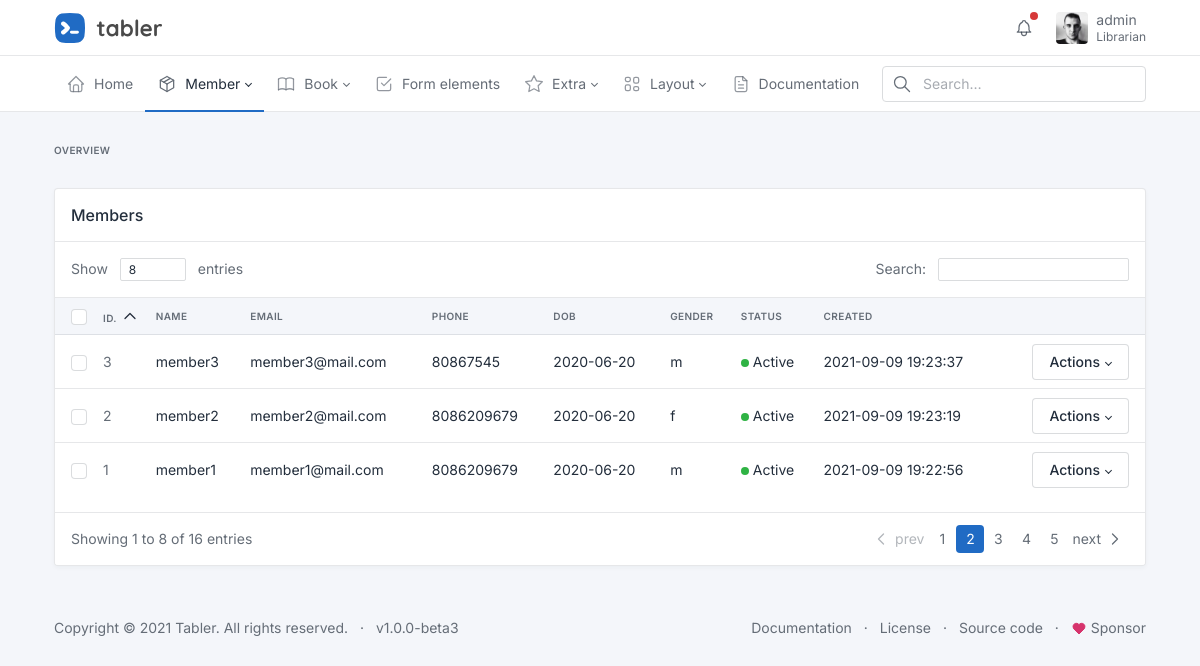
/member/manage (signed in), run on the app's committed database.
### tables this page shows
CREATE TABLE user (
  id INTEGER PRIMARY KEY AUTOINCREMENT,
  username TEXT UNIQUE NOT NULL,
  password TEXT NOT NULL
);

CREATE TABLE members (
  id INTEGER PRIMARY KEY AUTOINCREMENT,
  name TEXT NOT NULL,
  status BOOLEAN DEFAULT TRUE,
  phone TEXT NOT NULL,
  email TEXT NOT NULL,
  dob DATE NOT NULL,
  gender CHARACTER(1),
  address TEXT NOT NULL,
  created_at TIMESTAMP NOT NULL DEFAULT CURRENT_TIMESTAMP
);

### flaskr/member.py (the view)
@bp.route('/manage')
@login_required
def manage():
    db = get_db()
    members = get_members()
    return render_template('member/manage.html', members_list=members)

### flaskr/auth.py (called while the page is built)
@bp.before_app_request
def load_logged_in_user():
    user_id = session.get('user_id')
    if user_id is None:
        g.user = None
    else:
        g.user = get_db().execute(
            'SELECT * FROM user WHERE id = ?', (user_id,)
        ).fetchone()

def login_required(view):
    @functools.wraps(view)
    def wrapped_view(**kwargs):
        if g.user is None:
            return redirect(url_for('auth.login'))
        return view(**kwargs)
    return wrapped_view

### flaskr/db.py (called while the page is built)
def get_db():
    if 'db' not in g:
        g.db = sqlite3.connect(
            current_app.config['DATABASE'],
            detect_types=sqlite3.PARSE_DECLTYPES
        )
        g.db.row_factory = sqlite3.Row
    return g.db

### flaskr/member.py (called while the page is built)
def get_members():
    db = get_db()
    members = db.execute(
        'SELECT id,name,status,phone,email,dob,gender,address,created_at'
        ' FROM members'
        ' ORDER BY created_at DESC'
    ).fetchall()
    return members

### flaskr/templates/member/manage.html (shortened to what this page needs)
{% extends 'dashboard-base.html' %}
{% block content %}
<div class="page-body">
  <div class="container-xl">
    <div class="row row-deck row-cards">
      <div class="col-12">
        <div class="card">
          <div class="card-header">
            <h3 class="card-title">Members</h3>
          </div>
          <div class="card-body border-bottom py-3">
            <div class="d-flex">
              <div class="text-muted">
                Show
                <div class="mx-2 d-inline-block">
                  <input type="text" class="form-control form-control-sm" value="8" size="3" aria-label="Invoices count">
                </div>
                entries
              </div>
              <div class="ms-auto text-muted">
                Search:
                <div class="ms-2 d-inline-block">
                  <input type="text" class="form-control form-control-sm" aria-label="Search invoice">
                </div>
              </div>
            </div>
          </div>
          <div class="table-responsive">
            <table class="table card-table table-vcenter text-nowrap datatable">
              <thead>
                <tr>
                  <th class="w-1"><input class="form-check-input m-0 align-middle" type="checkbox" aria-label="Select all invoices"></th>
                  <th class="w-1">Id.
                    <svg xmlns="http://www.w3.org/2000/svg" class="icon icon-sm text-dark icon-thick" width="24" height="24" viewBox="0 0 24 24" stroke-width="2" stroke="currentColor" fill="none" stroke-linecap="round" stroke-linejoin="round"><path stroke="none" d="M0 0h24v24H0z" fill="none"/><polyline points="6 15 12 9 18 15" /></svg>
                  </th>
                  <th>Name</th>
                  <th>Email</th>
                  <th>Phone</th>
                  <th>Dob</th>
                  <th>Gender</th>
                  <th>Status</th>
                  <th>Created</th>
                  <th></th>
                </tr>
              </thead>
              <tbody>
                {% for member in members_list %}
                <tr>
                  <td><input class="form-check-input m-0 align-middle" type="checkbox" aria-label="Select invoice"></td>
                  <td><span class="text-muted">{{ member['id'] }}</span></td>
                  <td><a href="invoice.html" class="text-reset" tabindex="-1">{{ member['name'] }}</a></td>
                  <td>
                    {{ member['email'] }}
                  </td>
                  <td>
                    {{ member['phone'] }}
                  </td>
                  <td>
                    {{ member['dob'] }}
                  </td>
                  <td>
                    {{ member['gender'] }}
                  </td>
                  <td>
                    {% if member['status'] %}
                      <span class="badge bg-success me-1"></span>Active</span>
                    {% else %}
                      <span class="badge bg-red me-1"></span>Inactive</span>
                    {% endif %}
                  </td>
                  <td>
                    {{ member['created_at'] }}
                  </td>
                  <td class="text-end">
                    <span class="dropdown">
                      <button class="btn dropdown-toggle align-text-top" data-bs-boundary="viewport" data-bs-toggle="dropdown">Actions</button>
                    </span>
                  </td>
                </tr>
                {% endfor %}
              </tbody>
            </table>
          </div>
          <div class="card-footer d-flex align-items-center">
            <p class="m-0 text-muted">Showing <span>1</span> to <span>8</span> of <span>16</span> entries</p>
            <ul class="pagination m-0 ms-auto">
              <li class="page-item disabled">
                <a class="page-link" href="#" tabindex="-1" aria-disabled="true">
                  <svg xmlns="http://www.w3.org/2000/svg" class="icon" width="24" height="24" viewBox="0 0 24 24" stroke-width="2" stroke="currentColor" fill="none" stroke-linecap="round" stroke-linejoin="round"><path stroke="none" d="M0 0h24v24H0z" fill="none"/><polyline points="15 6 9 12 15 18" /></svg>
                  prev
                </a>
              </li>
              <li class="page-item"><a class="page-link" href="#">1</a></li>
              <li class="page-item active"><a class="page-link" href="#">2</a></li>
              <li class="page-item"><a class="page-link" href="#">3</a></li>
              <li class="page-item"><a class="page-link" href="#">4</a></li>
              <li class="page-item"><a class="page-link" href="#">5</a></li>
              <li class="page-item">
                <a class="page-link" href="#">
                  next
                  <svg xmlns="http://www.w3.org/2000/svg" class="icon" width="24" height="24" viewBox="0 0 24 24" stroke-width="2" stroke="currentColor" fill="none" stroke-linecap="round" stroke-linejoin="round"><path stroke="none" d="M0 0h24v24H0z" fill="none"/><polyline points="9 6 15 12 9 18" /></svg>
                </a>
              </li>
            </ul>
          </div>
        </div>
      </div>
    </div>
  </div>
</div>
{% endblock %}

### flaskr/templates/dashboard-base.html (shortened to what this page needs)
<!doctype html>
<html lang="en">
  <head>
    <link href="{{ url_for('static', filename='dist/css/tabler.min.css') }}" rel="stylesheet"/>
    <link href="{{ url_for('static', filename='dist/css/tabler-flags.min.css') }}" rel="stylesheet"/>
    <link href="{{ url_for('static', filename='dist/css/tabler-payments.min.css') }}" rel="stylesheet"/>
    <link href="{{ url_for('static', filename='dist/css/tabler-vendors.min.css') }}" rel="stylesheet"/>
    <link href="{{ url_for('static', filename='dist/css/demo.min.css') }}" rel="stylesheet"/>
  </head>
<body class="antialiased">
  <div class="wrapper">
    <div class="sticky-top">
      <header class="navbar navbar-expand-md navbar-light sticky-top d-print-none">
        <div class="container-xl">
          <h1 class="navbar-brand navbar-brand-autodark d-none-navbar-horizontal pe-0 pe-md-3">
            <a href=".">
              <img src="/static/static/logo.svg" width="110" height="32" alt="Tabler" class="navbar-brand-image">
            </a>
          </h1>
          <div class="navbar-nav flex-row order-md-last">
            <div class="nav-item dropdown d-none d-md-flex me-3">
              <a href="#" class="nav-link px-0" data-bs-toggle="dropdown" tabindex="-1" aria-label="Show notifications">
                <span class="badge bg-red"></span>
              </a>
            </div>
            <div class="nav-item dropdown">
              {% if g.user %}
                <a href="#" class="nav-link d-flex lh-1 text-reset p-0" data-bs-toggle="dropdown" aria-label="Open user menu">
                  <span class="avatar avatar-sm" style="background-image: url(/static/static/avatars/000m.jpg)"></span>
                  <div class="d-none d-xl-block ps-2">
                    <div>{{ g.user['username'] }}</div>
                    <div class="mt-1 small text-muted">Librarian</div>
                  </div>
                </a>
              {% endif %}
            </div>
          </div>
        </div>
      </header>
      <div class="navbar-expand-md">
        <div class="collapse navbar-collapse" id="navbar-menu">
          <div class="navbar navbar-light">
            <div class="container-xl">
              <ul class="navbar-nav">
                <li class="nav-item {% if request.blueprint=='home' %} active {% endif %}" >
                  <a class="nav-link" href="{{ url_for('index') }}" >
                    <span class="nav-link-icon d-md-none d-lg-inline-block">
                    </span>
                    <span class="nav-link-title">
                      Home
                    </span>
                  </a>
                </li>
                <li class="nav-item dropdown {% if request.blueprint=='member' %} active {% endif %}">
                  <a class="nav-link dropdown-toggle" href="#navbar-base" data-bs-toggle="dropdown" role="button" aria-expanded="false" >
                    <span class="nav-link-icon d-md-none d-lg-inline-block">
                    </span>
                    <span class="nav-link-title">
                      Member
                    </span>
                  </a>
                </li>
                <li class="nav-item dropdown {% if request.blueprint=='book' %} active {% endif %}">
                  <a class="nav-link dropdown-toggle" href="#navbar-base" data-bs-toggle="dropdown" role="button" aria-expanded="false" >
                    <span class="nav-link-icon d-md-none d-lg-inline-block">
                    </span>
                    <span class="nav-link-title">
                      Book
                    </span>
                  </a>
                </li>
                <li class="nav-item">
                  <a class="nav-link" href="./form-elements.html" >
                    <span class="nav-link-icon d-md-none d-lg-inline-block">
                    </span>
                    <span class="nav-link-title">
                      Form elements
                    </span>
                  </a>
                </li>
                <li class="nav-item dropdown">
                  <a class="nav-link dropdown-toggle" href="#navbar-extra" data-bs-toggle="dropdown" role="button" aria-expanded="false" >
                    <span class="nav-link-icon d-md-none d-lg-inline-block">
                    </span>
                    <span class="nav-link-title">
                      Extra
                    </span>
                  </a>
                </li>
                <li class="nav-item dropdown">
                  <a class="nav-link dropdown-toggle" href="#navbar-layout" data-bs-toggle="dropdown" role="button" aria-expanded="false" >
                    <span class="nav-link-icon d-md-none d-lg-inline-block">
                    </span>
                    <span class="nav-link-title">
                      Layout
                    </span>
                  </a>
                </li>
                <li class="nav-item">
                  <a class="nav-link" href="./docs/index.html" >
                    <span class="nav-link-icon d-md-none d-lg-inline-block">
                    </span>
                    <span class="nav-link-title">
                      Documentation
                    </span>
                  </a>
                </li>
              </ul>
              <div class="my-2 my-md-0 flex-grow-1 flex-md-grow-0 order-first order-md-last">
                <form action="." method="get">
                  <div class="input-icon">
                    <span class="input-icon-addon">
                    </span>
                    <input type="text" class="form-control" placeholder="Search…" aria-label="Search in website">
                  </div>
                </form>
              </div>
            </div>
          </div>
        </div>
      </div>
    </div>
    <div class="page-wrapper">
      <div class="container-xl">
        <div class="page-header d-print-none">
          <div class="row align-items-center">
            <div class="col">
              <div class="page-pretitle">
                Overview
              </div>
            </div>
          </div>
        </div>
      </div>
        {% block content %}{% endblock %}
        <footer class="footer footer-transparent d-print-none">
          <div class="container">
            <div class="row text-center align-items-center flex-row-reverse">
              <div class="col-lg-auto ms-lg-auto">
                <ul class="list-inline list-inline-dots mb-0">
                  <li class="list-inline-item"><a href="./docs/index.html" class="link-secondary">Documentation</a></li>
                  <li class="list-inline-item"><a href="./license.html" class="link-secondary">License</a></li>
                  <li class="list-inline-item"><a href="https://github.com/tabler/tabler" target="_blank" class="link-secondary" rel="noopener">Source code</a></li>
                  <li class="list-inline-item">
                    <a href="https://github.com/sponsors/codecalm" target="_blank" class="link-secondary" rel="noopener">
                      Sponsor
                    </a>
                  </li>
                </ul>
              </div>
              <div class="col-12 col-lg-auto mt-3 mt-lg-0">
                <ul class="list-inline list-inline-dots mb-0">
                  <li class="list-inline-item">
                    Copyright &copy; 2021
                    <a href="." class="link-secondary">Tabler</a>.
                    All rights reserved.
                  </li>
                  <li class="list-inline-item">
                    <a href="./changelog.html" class="link-secondary" rel="noopener">v1.0.0-beta3</a>
                  </li>
                </ul>
              </div>
            </div>
          </div>
        </footer>
      </div>
    </div>
  </body>
</html>

### data on the page
user: user.username "admin"
members: id "3", name "member3", email "member3@mail.com", phone "80867545", dob "2020-06-20", gender "m", status "Active", created_at "2021-09-09 19:23:37"
members: id "2", name "member2", email "member2@mail.com", phone "8086209679", dob "2020-06-20", gender "f", status "Active", created_at "2021-09-09 19:23:19"
members: id "1", name "member1", email "member1@mail.com", phone "8086209679", dob "2020-06-20", gender "m", status "Active", created_at "2021-09-09 19:22:56"
